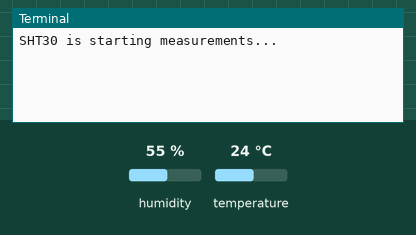
This program was run on a simulated Raspberry Pi (BCM pin numbers). Parts: the last lines printed to the terminal. The inputs (shaded band) are chosen by the test bench; at power-on: humidity 55 %, temperature 24 °C. Library files of the repository ran but are not shown: SHT30.py.

Above: at 1.2 s.
1.3 s: humidity set to 22 %
At 1.3 s:
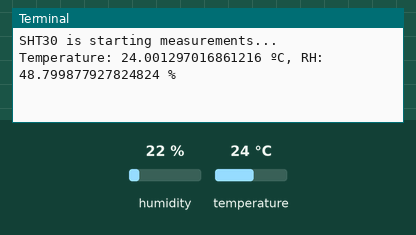
3.0 s: temperature set to 12 °C
At 4.5 s:
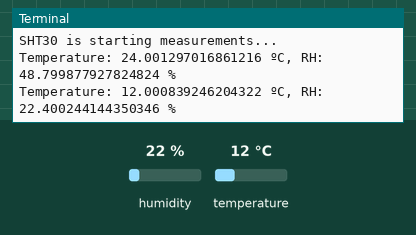
4.7 s: humidity set to 40 %
At 7.5 s:
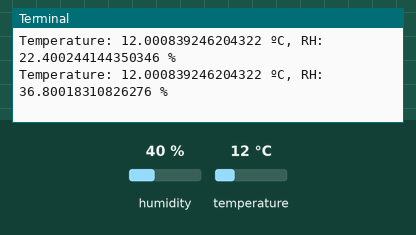
Timing chart, 0 to 9.0 s (numbered marks = the images above; inputs shaded):
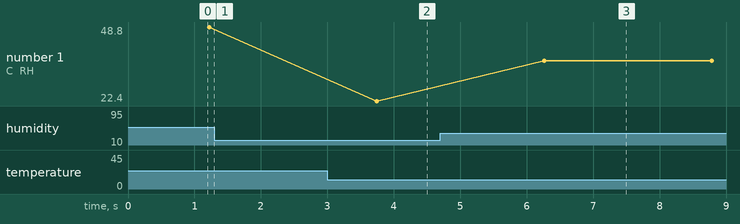

The program:

measure.py
```python
#!/usr/bin/python3
import SHT30 as driver
import sys
import argparse
import time
import json

__version__ = '1.0.0'
__author__ = 'Morskov Maksim'
__license__ = "Apache License 2.0. https://www.apache.org/licenses/LICENSE-2.0"

"""
    SHT30 sensor measuring driver in python based on I2C bus

    References:
    * https://www.sensirion.com/fileadmin/user_upload/customers/sensirion/Dokumente/2_Humidity_Sensors/Sensirion_Humidity_Sensors_SHT3x_Datasheet_digital.pdf  # NOQA
    * https://www.wemos.cc/sites/default/files/2016-11/SHT30-DIS_datasheet.pdf
    * https://github.com/wemos/WEMOS_SHT3x_Arduino_Library
    * https://www.sensirion.com/fileadmin/user_upload/customers/sensirion/Dokumente/11_Sample_Codes_Software/Humidity_Sensors/Sensirion_Humidity_Sensors_SHT3x_Sample_Code_V2.pdf
    """


def get_params_using_parser(args: list):
    params_parser = argparse.ArgumentParser()
    params_parser.add_argument(
        '-m', '--measurements',
        type=int, help='mesurements count',
        default='10'
    )
    params_parser.add_argument(
        '-i', '--interval',
        type=float, help='mesurements interval (seconds)',
        default='2.0'
    )
    params_parser.add_argument(
        '-j', '--json_out',
        type=bool, help='json output',
        default=False
    )
    return params_parser.parse_args(args)


def main(params):
    sensor = driver.SHT30()
    data = []

    if not sensor.is_plugged():
        print("SHT30 is not plugged!")

    if not params.json_out:
        print("SHT30 is starting measurements...")
    for index in range(params.measurements):
        temperature, humidity = sensor.measure()
        if not params.json_out:
            print('Temperature:', temperature, 'ºC, RH:', humidity, '%')
        else:
            data.append({'temp': temperature, 'hum': humidity})
        time.sleep(params.interval)
    if params.json_out:
        print(json.dumps(data))
    else:
        print("Done!")
        print("SHT30 status:")
        print(sensor.status())


# --== Entry point ==--
if __name__ == "__main__":
    params = get_params_using_parser(sys.argv[1:])
    main(params)
```

Measured:
- after the input at 3.0 s, the terminal: prints a new line after 0.74 s (image 2)
- after the input at 4.7 s, the terminal: prints a new line after 1.6 s (image 3)
- plotted number 1: 22.4 → 36.8 after the input at 4.7 s
